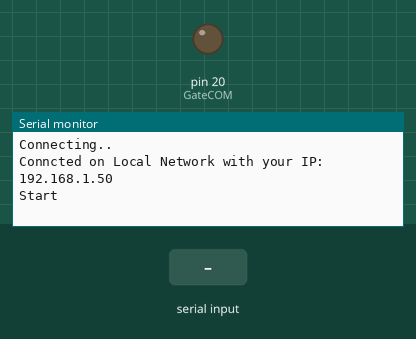
Simulated run of this sketch. Board: Arduino Mega 2560, built with avr-gcc and run on an emulated ATmega2560. On the bench: output pins drawn as LEDs (lit = HIGH), the last lines printed to the serial monitor. The inputs (shaded band) are chosen by the test bench. WiFi joins after 1.5 s; servers stay silent unless stated; uploads are accepted with an empty reply.

Above: at 2.7 s.
2.8 s: "true" received over the second serial link
At 4.1 s:
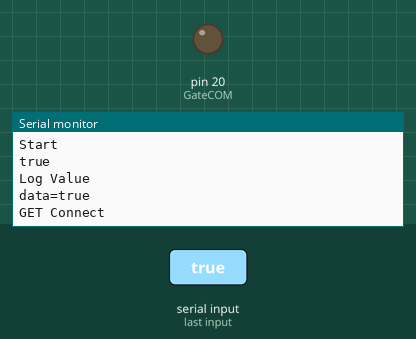
4.4 s: "S" received over the second serial link
At 4.66 s:
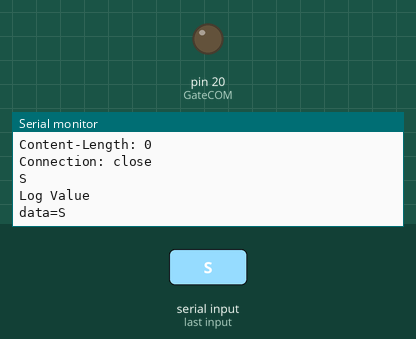
5.9 s: "_start_" received over the second serial link
At 6.26 s:
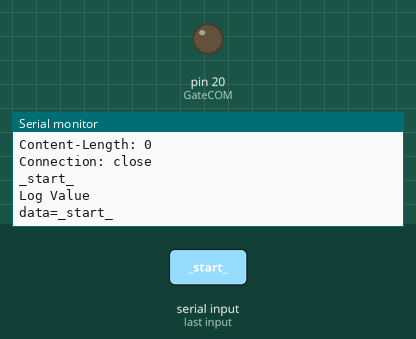

Measured:
- after the input at 2.8 s, the serial monitor: prints a new line after 0.10 s (image 1)
- after the input at 4.4 s, the serial monitor: prints a new line after 0.10 s (image 2)
- after the input at 5.9 s, the serial monitor: prints a new line after 0.20 s (image 3)

The sketch:

14._Update_data_tiket.ino
```cpp
#include <SPI.h>
#include <Ethernet.h>
#include <ArduinoJson.h>
byte mac[] = { 0xDE, 0xAD, 0xBE, 0xEF, 0xFE, 0xED };
char server[]="192.168.137.1"; //Domain atau Address WEBSERVER
String host="Host: 192.168.137.1"; //Domain atau Address WEBSERVER
//IPAddress ip(192,168,137,2);//IP Address Ethernet Shield
IPAddress  localBoardIP;
EthernetClient client;
//------------------------------------

int GateCOM=20;
String kode="";
boolean state=false;
  void ToBoolean(String value)
    {
        if(value =="true" ){

          state=true;
          }else{
            state=false;
          }
    }
 void Cetak(String Display,String Value){
  if(Display == "S"){
  Serial.println(Value);
    }else{
      //print with Other Display
      }
  }

void GetFromDb(String value){

     value.trim();
     String valueGet="data="+value;
     Cetak("S","Log Value");
     Cetak("S",valueGet);

    if (client.connect(server, 80)) {
        Cetak("S","GET Connect");
        client.println("POST /banknagari/Entry-Gate-Bank-Nagari/GATE_TIKET/index.php HTTP/1.1");
        client.println(host);
        client.println("Content-Type: application/x-www-form-urlencoded");
        client.println("Connection: close");
        client.print("Content-Length: ");
        client.println(valueGet.length());
        client.println();
        client.print(valueGet);
        client.println();

        client.println();
         delay(100);
                String data= client.readString();
//                Serial.println(data);
                                int indexBatasAwal=data.indexOf("_start_");
                Serial.println("Mulai Index Karakter String seharusnya: ");
                Serial.println(indexBatasAwal);
                Serial.println("Mulai Karakter String seharusnya: ");
                String json=(String)data.substring(indexBatasAwal+8);
                Serial.println(json);
                ToBoolean(json);

    }else{
     Cetak("S","Connections Filed ..!!");
     delay(1000);
    }
    client.stop();
    }


void setup() {
  Serial.begin(9600);
  Serial1.begin(9600);
  Serial1.setTimeout(100);

//  ----------------Ethernet Intialiting
  Serial.println("Connecting..");
  Ethernet.begin(mac);
  Serial.println("Conncted on Local Network with your IP:");
  localBoardIP=Ethernet.localIP();
  Serial.println(localBoardIP);
  Serial.println("Start");
//  -------------END
pinMode(GateCOM, OUTPUT);
}

void loop() {
  while (Serial1.available() > 0) {
    kode = Serial1.readString();
    Serial.println(kode);
    GetFromDb(kode);
  }
  if(state){
      digitalWrite(GateCOM, HIGH); // sets the digital pin 13 on
  delay(1000);            // waits for a second
  digitalWrite(GateCOM, LOW);  // sets the digital pin 13 off
  delay(6000);
  }
}
```
